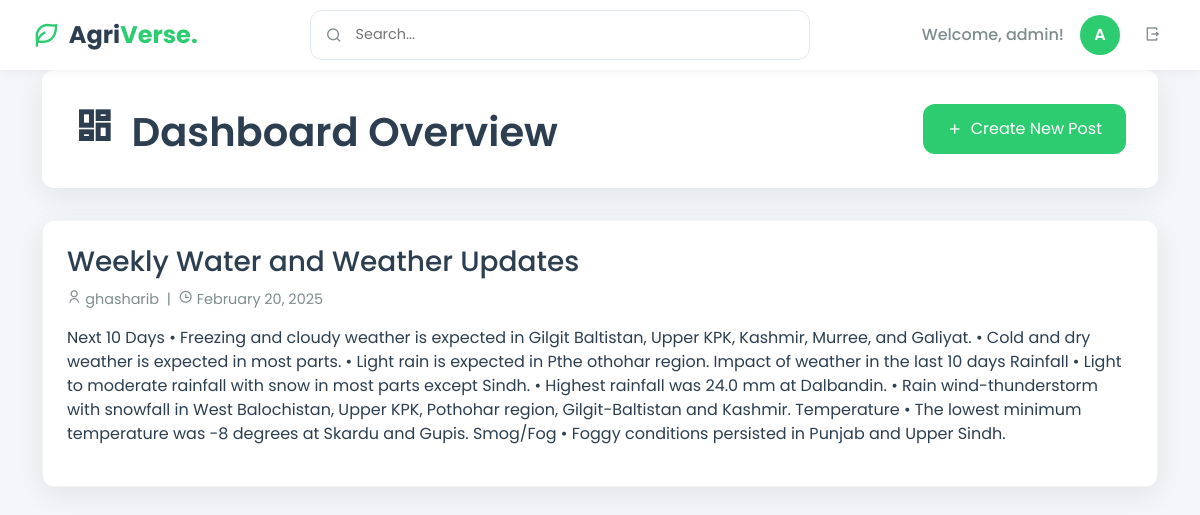
/admin (signed in), run on the app's committed database.
### models.py (models this page shows)
class User(db.Model):
    id = db.Column(db.Integer, primary_key=True)
    username = db.Column(db.String(80), unique=True, nullable=False)
    email = db.Column(db.String(120), unique=True, nullable=False)
    password = db.Column(db.String(200), nullable=False)
    is_admin = db.Column(db.Boolean, default=False)
    created_at = db.Column(db.DateTime, default=datetime.utcnow)

class NewsletterPost(db.Model):
    id = db.Column(db.Integer, primary_key=True)
    title = db.Column(db.String(200), nullable=False)
    content = db.Column(db.Text, nullable=False)
    image_url = db.Column(db.String(500))
    video_url = db.Column(db.String(500))
    created_at = db.Column(db.DateTime, default=datetime.utcnow)
    author_id = db.Column(db.Integer, db.ForeignKey('user.id'), nullable=False)
    author = db.relationship('User', backref=db.backref('posts', lazy=True))

### app.py (the view)
@app.route('/admin')
@admin_required
def admin_dashboard():
    posts = NewsletterPost.query.order_by(NewsletterPost.created_at.desc()).all()
    return render_template('admin/admin_dashboard.html', posts=posts)

### app.py (called while the page is built)
def admin_required(f):
    @wraps(f)
    def decorated_function(*args, **kwargs):
        if 'user_id' not in session:
            flash('Please log in first.', 'danger')
            return redirect(url_for('login'))
        user = User.query.get(session['user_id'])
        if not user or not user.is_admin:
            flash('Access denied. Admin privileges required.', 'danger')
            return redirect(url_for('index'))
        return f(*args, **kwargs)
    return decorated_function

@app.before_request
def before_request():
    protected_routes = ['dashboard', 'admin_dashboard']
    if request.endpoint in protected_routes and 'user_id' not in session:
        flash('Please log in to access this page.', 'info')
        return redirect(url_for('login'))

### templates/admin/admin_dashboard.html (shortened to what this page needs)
<!DOCTYPE html>
<html lang="en">
<head>
    <link rel="stylesheet" href="https://cdn.jsdelivr.net/npm/bootstrap@5.3.0/dist/css/bootstrap.min.css">
    <link href="https://cdn.jsdelivr.net/npm/remixicon@2.5.0/fonts/remixicon.css" rel="stylesheet">
</head>
<body>
    <div class="top-bar">
                <div class="brand-logo">
                    <i class="ri-leaf-line"></i>
                    <h2>Agri<span style="color: var(--primary-color)">Verse.</span></h2>
                </div>
                <div class="search-container">
                    <i class="ri-search-line"></i>
                    <input type="text" placeholder="Search...">
                </div>
                <div class="d-flex align-items-center gap-3">
                    <span class="welcome-message">Welcome, {{ session['username'] }}!</span>
                    <div class="user-avatar">
                        {{ session['username'][0].upper() }}
                    </div>
                    <button class="logout-btn">
                        <i class="ri-logout-box-r-line"></i>
                    </button>
                </div>
    </div>
    <main class="container">
        <div class="admin-header">
            <div class="d-flex justify-content-between align-items-center">
                <h1 class="admin-title">
                    <i class="ri-dashboard-line me-2"></i>
                    Dashboard Overview
                </h1>
                <a href="{{ url_for('create_post') }}" class="create-post-btn">
                    <i class="ri-add-line"></i>
                    Create New Post
                </a>
            </div>
        </div>
        <div class="row">
            <div class="col-12">
                {% for post in posts %}
                <div class="post-card">
                    <h3>{{ post.title }}</h3>
                    <div class="post-meta">
                        <i class="ri-user-line"></i> {{ post.author.username }} &nbsp;|&nbsp;
                        <i class="ri-time-line"></i> {{ post.created_at.strftime('%B %d, %Y') }}
                    </div>
                    <p class="mt-3">{{ post.content }}</p>
                </div>
                {% endfor %}
            </div>
        </div>
    </main>
</body>
</html>

### templates/admin/admin_dashboard.html (style rules this page uses)
:root { --primary-color: #2ecc71; --primary-dark: #27ae60; --secondary-color: #f8f9fa; --accent-color: #3498db; --background-color: #f5f6fa; --card-background: #ffffff; --text-primary: #2c3e50; --text-secondary: #7f8c8d; --border-radius: 12px; --box-shadow: 0 8px 30px rgba(0, 0, 0, 0.08); --top-bar-height: 70px; }
body { font-family: 'Poppins', sans-serif; background-color: var(--background-color); color: var(--text-primary); margin: 0; padding-top: 70px; }
.top-bar { position: fixed; top: 0; left: 0; right: 0; height: var(--top-bar-height); background: var(--card-background); padding: 0 2rem; display: flex; align-items: center; justify-content: space-between; box-shadow: 0 2px 10px rgba(0, 0, 0, 0.05); z-index: 1000; }
.brand-logo { display: flex; align-items: center; gap: 0.5rem; }
.brand-logo i { font-size: 1.8rem; color: var(--primary-color); }
.brand-logo h2 { font-size: 1.5rem; font-weight: 700; margin: 0; }
.search-container { flex: 1; max-width: 500px; position: relative; margin: 0 2rem; }
.search-container input { width: 100%; padding: 0.8rem 1rem 0.8rem 2.8rem; border: 1px solid #e2e8f0; border-radius: var(--border-radius); font-size: 0.9rem; transition: var(--transition); }
.search-container i { position: absolute; left: 1rem; top: 50%; transform: translateY(-50%); color: var(--text-secondary); }
.welcome-message { color: var(--text-secondary); font-weight: 500; }
.admin-header { background: var(--card-background); padding: 2rem; border-radius: var(--border-radius); box-shadow: var(--box-shadow); margin-bottom: 2rem; }
.admin-title { color: var(--text-primary); font-weight: 600; margin: 0; }
.post-card { background: var(--card-background); border-radius: var(--border-radius); padding: 1.5rem; margin-bottom: 1.5rem; box-shadow: var(--box-shadow); transition: transform 0.3s ease; border: 1px solid rgba(0, 0, 0, 0.05); }
.create-post-btn { background: var(--primary-color); color: white; border: none; padding: 0.8rem 1.5rem; border-radius: var(--border-radius); text-decoration: none; transition: background-color 0.3s ease; display: inline-flex; align-items: center; gap: 0.5rem; }
.post-meta { color: var(--text-secondary); font-size: 0.9rem; margin-top: 0.5rem; }
.user-avatar { width: 40px; height: 40px; border-radius: 50%; background: var(--primary-color); color: white; display: flex; align-items: center; justify-content: center; font-weight: 600; }
.logout-btn { padding: 0.5rem; background: none; border: none; color: var(--text-secondary); cursor: pointer; transition: var(--transition); }

### data on the page
User: username "admin"
NewsletterPost: title "Weekly Water and Weather Updates", author.username "ghasharib", created_at "February 20, 2025", content "Next 10 Days • Freezing and cloudy weather is expected in Gilgit Baltistan, Upper KPK, Kashmir, Murree, and Galiyat. • Cold and dry weather is expected in most parts. • Light rain is expected in Pthe othohar region. Impact of weather in the last 10 days Rainfall • Light to moderate rainfall with snow in most parts except Sindh. • Highest rainfall was 24.0 mm at Dalbandin. • Rain wind-thunderstorm with snowfall in West Balochistan, Upper KPK, Pothohar region, Gilgit-Baltistan and Kashmir. Temperature • The lowest minimum temperature was -8 degrees at Skardu and Gupis. Smog/Fog • Foggy conditions persisted in Punjab and Upper Sindh."

### other printed values
{{ session['username'][0].upper() }} "A"
